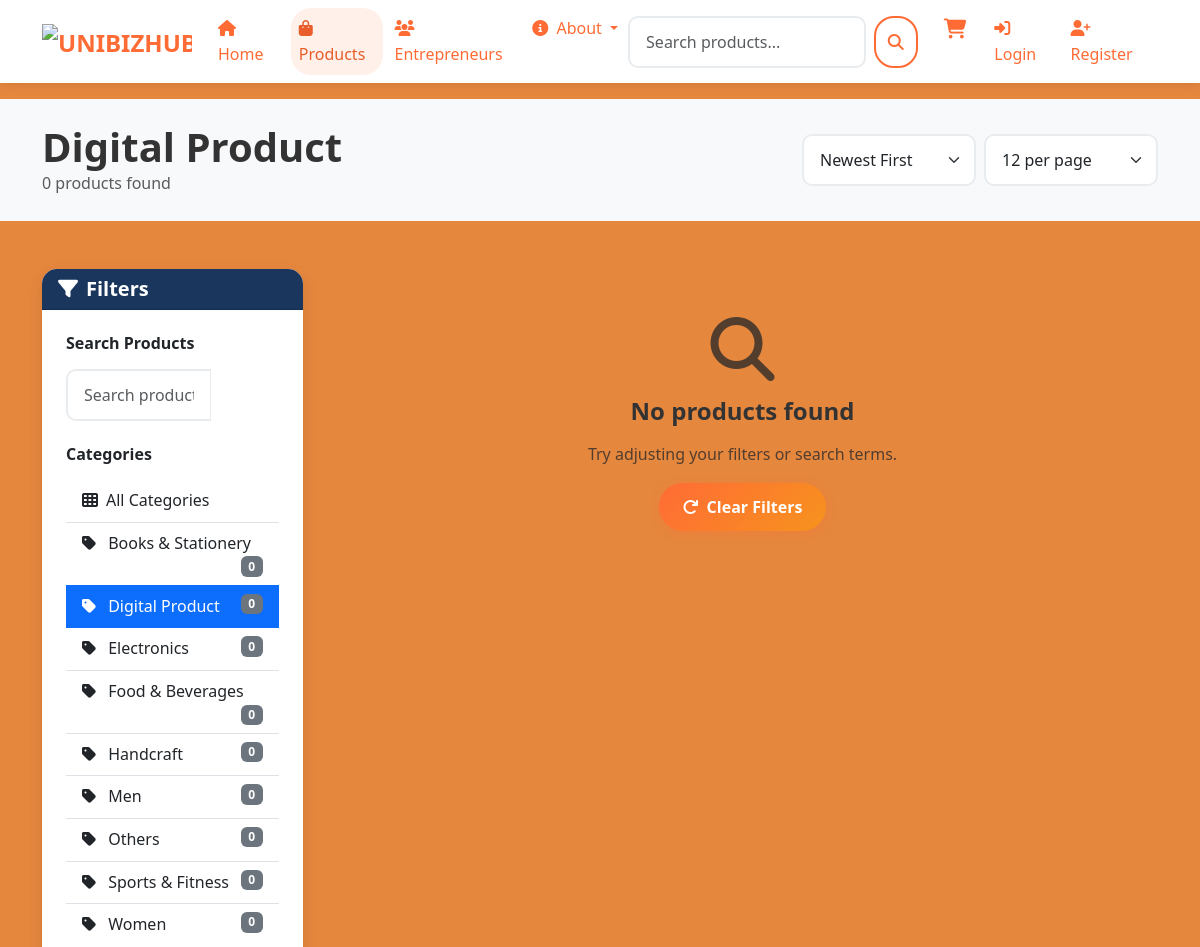
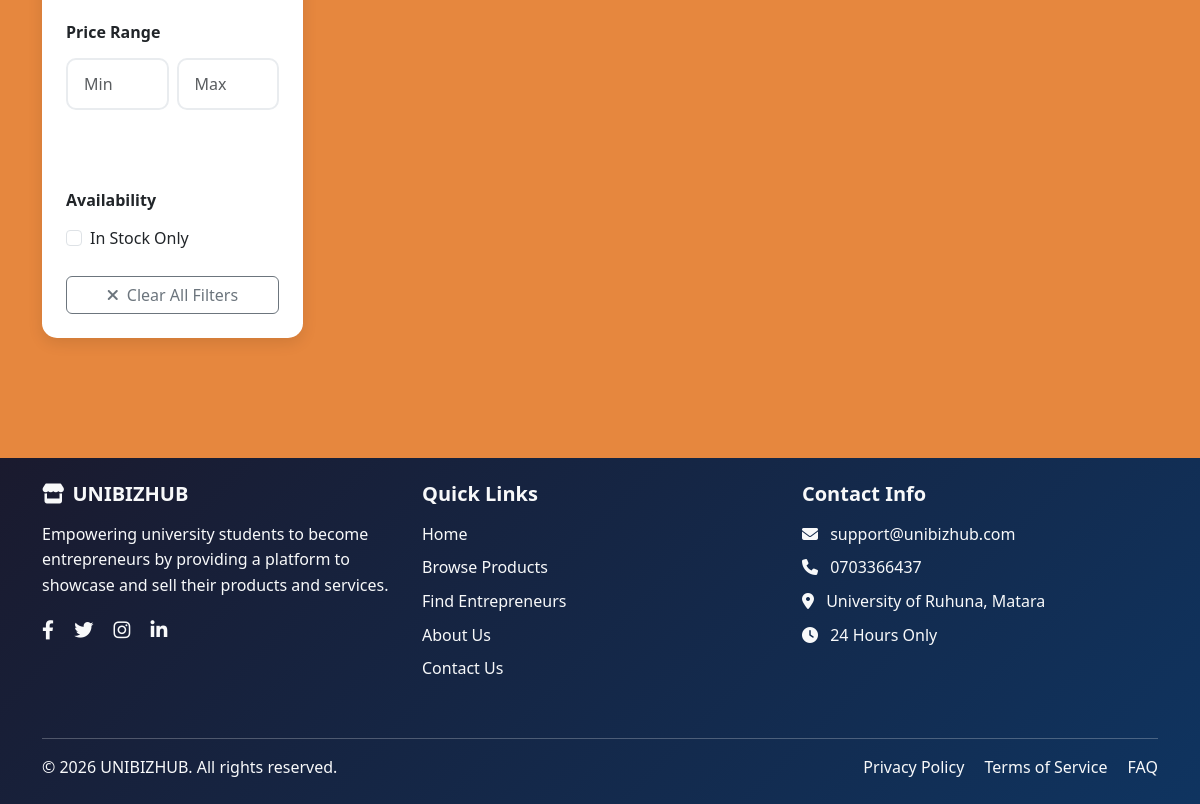
The page /products.php?category=4 on the database its author committed (2 pictures, top to bottom).
### tables this page shows
CREATE TABLE categories (
    category_id INT AUTO_INCREMENT PRIMARY KEY,
    category_name VARCHAR(100) NOT NULL UNIQUE,
    description TEXT,
    created_at TIMESTAMP DEFAULT CURRENT_TIMESTAMP
);

### db_connect.php (called while the page is built, shortened)
<?php
$conn = new mysqli(DB_HOST, DB_USER, DB_PASS, DB_NAME);
$conn->set_charset("utf8mb4");
function getAllCategories() {
    global $conn;
    $sql = "SELECT * FROM categories ORDER BY category_name";
    $result = $conn->query($sql);
    $categories = [];
    while ($row = $result->fetch_assoc()) {
        $categories[] = $row;
    }
    return $categories;
}
function countProducts($category_id = null, $search = '') {
    global $conn;
    $sql = "SELECT COUNT(*) as total
            FROM products p
            JOIN shops s ON p.shop_id = s.shop_id
            WHERE p.status = 'Active' AND s.status = 'Active'";
    if ($category_id) {
        $sql .= " AND p.category_id = ?";
    }
    $stmt = $conn->prepare($sql);
    $params = [];
    $types = '';
    if ($category_id) {
        $params[] = $category_id;
        $types .= 'i';
    }
    if (!empty($params)) {
        $stmt->bind_param($types, ...$params);
    }
    $stmt->execute();
    $result = $stmt->get_result();
    $row = $result->fetch_assoc();
    return $row['total'];
}
?>

### products.php (the view, shortened to what this page needs)
<?php
require_once 'db_connect.php';
$page = isset($_GET['page']) ? (int)$_GET['page'] : 1;
$limit = 12;
$offset = ($page - 1) * $limit;
$category_id = isset($_GET['category']) ? (int)$_GET['category'] : null;
$search = isset($_GET['search']) ? sanitize($_GET['search']) : '';
$categories = getAllCategories();
$products = getProducts($limit, $offset, $category_id, $search);
$total_products = countProducts($category_id, $search);
$current_category = null;
if ($category_id) {
    foreach ($categories as $cat) {
        if ($cat['category_id'] == $category_id) {
            $current_category = $cat['category_name'];
            break;
        }
    }
}
?>
<?php include 'header.php'; ?>
<section class="bg-light py-4">
    <div class="container">
        <div class="row align-items-center">
            <div class="col-md-8">
                <h1 class="fw-bold mb-0">
                    <?php if ($current_category): ?>
                        <?php echo htmlspecialchars($current_category); ?>
                    <?php elseif ($search): ?>
                        Search Results: "<?php echo htmlspecialchars($search); ?>"
                    <?php else: ?>
                        All Products
                    <?php endif; ?>
                </h1>
                <p class="text-muted mb-0">
                    <?php echo number_format($total_products); ?> products found
                </p>
            </div>
            <div class="col-md-4">
                <div class="d-flex gap-2 justify-content-md-end mt-3 mt-md-0">
                    <select class="form-select" id="sortSelect">
                        <option value="newest">Newest First</option>
                    </select>
                    <select class="form-select" id="limitSelect">
                        <option value="12">12 per page</option>
                    </select>
                </div>
            </div>
        </div>
    </div>
</section>
<section class="py-5">
    <div class="container">
        <div class="row">
            <div class="col-lg-3 mb-4">
                <div class="card sticky-top" style="top: 100px;">
                    <div class="card-header bg-primary text-white">
                        <h5 class="mb-0"><i class="fas fa-filter me-2"></i>Filters</h5>
                    </div>
                    <div class="card-body">
                        <div class="mb-4">
                            <h6 class="mb-3">Search Products</h6>
                            <form method="GET" action="products.php">
                                <div class="input-group">
                                    <input type="text" class="form-control" name="search"
                                           value="<?php echo htmlspecialchars($search); ?>"
                                           placeholder="Search products...">
                                    <button class="btn btn-outline-primary" type="submit">
                                        <i class="fas fa-search"></i>
                                    </button>
                                </div>
                            </form>
                        </div>
                        <div class="mb-4">
                            <h6 class="mb-3">Categories</h6>
                            <div class="list-group list-group-flush">
                                <a href="products.php"
                                   class="list-group-item list-group-item-action <?php echo !$category_id ? 'active' : ''; ?>">
                                    <i class="fas fa-th me-2"></i>All Categories
                                </a>
                                <?php foreach ($categories as $category): ?>
                                    <a href="products.php?category=<?php echo $category['category_id']; ?>"
                                       class="list-group-item list-group-item-action <?php echo $category_id == $category['category_id'] ? 'active' : ''; ?>">
                                        <i class="fas fa-tag me-2"></i>
                                        <?php echo htmlspecialchars($category['category_name']); ?>
                                        <span class="badge bg-secondary float-end">
                                            <?php
                                            $cat_count = countProducts($category['category_id']);
                                            echo $cat_count;
                                            ?>
                                        </span>
                                    </a>
                                <?php endforeach; ?>
                            </div>
                        </div>
                        <div class="mb-4">
                            <h6 class="mb-3">Price Range</h6>
                            <form method="GET" action="products.php">
                                <div class="row g-2">
                                    <div class="col-6">
                                        <input type="number" class="form-control" name="min_price"
                                               placeholder="Min" min="0" step="0.01">
                                    </div>
                                    <div class="col-6">
                                        <input type="number" class="form-control" name="max_price"
                                               placeholder="Max" min="0" step="0.01">
                                    </div>
                                </div>
                                <button type="submit" class="btn btn-sm btn-outline-primary mt-2 w-100">
                                </button>
                            </form>
                        </div>
                        <div class="mb-4">
                            <h6 class="mb-3">Availability</h6>
                            <div class="form-check">
                                <input class="form-check-input" type="checkbox" id="inStockOnly">
                                <label class="form-check-label" for="inStockOnly">
                                    In Stock Only
                                </label>
                            </div>
                        </div>
                        <div class="d-grid">
                            <a href="products.php" class="btn btn-outline-secondary">
                                <i class="fas fa-times me-2"></i>Clear All Filters
                            </a>
                        </div>
                    </div>
                </div>
            </div>
            <div class="col-lg-9">
                <?php if (empty($products)): ?>
                    <div class="text-center py-5">
                        <i class="fas fa-search fa-4x text-muted mb-3"></i>
                        <h4>No products found</h4>
                        <p class="text-muted">
                            <?php if ($search || $category_id): ?>
                                Try adjusting your filters or search terms.
                            <?php else: ?>
                                No products are available at the moment. Check back soon!
                            <?php endif; ?>
                        </p>
                        <a href="products.php" class="btn btn-primary">
                            <i class="fas fa-redo me-2"></i>Clear Filters
                        </a>
                    </div>
                <?php endif; ?>
            </div>
        </div>
    </div>
</section>
<?php include 'footer.php'; ?>

### style.css (style rules this page uses)
.bg-primary { background-color: #1a365d !important; }
:root { --primary-color: #ff6b35; --secondary-color: #f7931e; --accent-color: #e85d2a; --success-color: #28a745; --warning-color: #ffc107; --danger-color: #dc3545; --light-color: #f8f9fa; --dark-color: #343a40; --orange-gradient: linear-gradient(135deg, #ff6b35 0%, #f7931e 100%); --dark-gradient: linear-gradient(135deg, #1a1a2e 0%, #0f3460 100%); }
body { font-family: 'Segoe UI', Tahoma, Geneva, Verdana, sans-serif; line-height: 1.6; color: #333; background-color: #e6873e; }
h1, h2, h3, h4, h5, h6 { font-weight: 600; margin-bottom: 1rem; }
h1 { font-size: 2.5rem; font-weight: 700; }
.btn-primary { background: var(--orange-gradient); border: none; color: white; font-weight: 600; padding: 0.75rem 1.5rem; border-radius: 50px; transition: all 0.3s ease; box-shadow: 0 2px 10px rgba(255, 107, 53, 0.3); }
.btn-outline-primary { border: 2px solid white; color: white; font-weight: 600; padding: 0.75rem 1.5rem; border-radius: 50px; transition: all 0.3s ease; }
.card { border: none; border-radius: 15px; box-shadow: 0 5px 15px rgba(0,0,0,0.1); transition: all 0.3s ease; overflow: hidden; }
.card-body { padding: 1.5rem; }
.form-control { border: 2px solid #e9ecef; border-radius: 10px; padding: 0.75rem 1rem; font-size: 1rem; transition: all 0.3s ease; }
.form-select { border: 2px solid #e9ecef; border-radius: 10px; padding: 0.75rem 1rem; font-size: 1rem; }

### rows shown on the page
categories: category_name "Digital Product", cat_count "0"
categories: category_name "Books & Stationery", cat_count "0"
categories: category_name "Electronics", cat_count "0"
categories: category_name "Food & Beverages", cat_count "0"
categories: category_name "Handcraft", cat_count "0"
categories: category_name "Men", cat_count "0"
categories: category_name "Others", cat_count "0"
categories: category_name "Sports & Fitness", cat_count "0"
categories: category_name "Women", cat_count "0"

### other values the page prints
$total_products "0"
